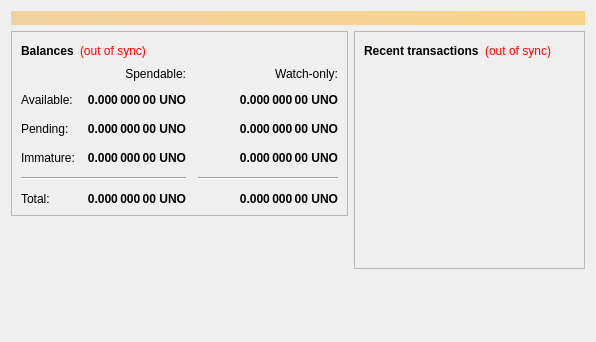
<?xml version="1.0" encoding="UTF-8"?>
<ui version="4.0">
 <class>OverviewPage</class>
 <widget class="QWidget" name="OverviewPage">
  <property name="geometry">
   <rect>
    <x>0</x>
    <y>0</y>
    <width>596</width>
    <height>342</height>
   </rect>
  </property>
  <property name="windowTitle">
   <string>Form</string>
  </property>
  <layout class="QVBoxLayout" name="topLayout">
   <item>
    <widget class="QLabel" name="labelAlerts">
     <property name="visible">
      <bool>false</bool>
     </property>
     <property name="styleSheet">
      <string notr="true">background-color: qlineargradient(x1: 0, y1: 0, x2: 1, y2: 0, stop:0 #F0D0A0, stop:1 #F8D488); color:#000000;</string>
     </property>
     <property name="wordWrap">
      <bool>true</bool>
     </property>
     <property name="margin">
      <number>3</number>
     </property>
    </widget>
   </item>
   <item>
    <layout class="QHBoxLayout" name="horizontalLayout" stretch="1,1">
     <item>
      <layout class="QVBoxLayout" name="verticalLayout_2">
       <item>
        <widget class="QFrame" name="frame">
         <property name="frameShape">
          <enum>QFrame::StyledPanel</enum>
         </property>
         <property name="frameShadow">
          <enum>QFrame::Raised</enum>
         </property>
         <layout class="QVBoxLayout" name="verticalLayout_4">
          <item>
           <layout class="QHBoxLayout" name="horizontalLayout_4">
            <item>
             <widget class="QLabel" name="label_5">
              <property name="font">
               <font>
                <weight>75</weight>
                <bold>true</bold>
               </font>
              </property>
              <property name="text">
               <string>Balances</string>
              </property>
             </widget>
            </item>
            <item>
             <widget class="QLabel" name="labelWalletStatus">
              <property name="cursor">
               <cursorShape>WhatsThisCursor</cursorShape>
              </property>
              <property name="toolTip">
               <string>The displayed information may be out of date. Your wallet automatically synchronizes with the Chikun network after a connection is established, but this process has not completed yet.</string>
              </property>
              <property name="styleSheet">
               <string notr="true">QLabel { color: red; }</string>
              </property>
              <property name="text">
               <string notr="true">(out of sync)</string>
              </property>
              <property name="alignment">
               <set>Qt::AlignLeading|Qt::AlignLeft|Qt::AlignVCenter</set>
              </property>
             </widget>
            </item>
            <item>
             <spacer name="horizontalSpacer_3">
              <property name="orientation">
               <enum>Qt::Horizontal</enum>
              </property>
              <property name="sizeHint" stdset="0">
               <size>
                <width>40</width>
                <height>20</height>
               </size>
              </property>
             </spacer>
            </item>
           </layout>
          </item>
          <item>
           <layout class="QGridLayout" name="gridLayout">
            <property name="spacing">
             <number>12</number>
            </property>
            <item row="2" column="2">
             <widget class="QLabel" name="labelWatchPending">
              <property name="font">
               <font>
                <weight>75</weight>
                <bold>true</bold>
               </font>
              </property>
              <property name="cursor">
               <cursorShape>IBeamCursor</cursorShape>
              </property>
              <property name="toolTip">
               <string>Unconfirmed transactions to watch-only addresses</string>
              </property>
              <property name="text">
               <string notr="true">0.000 000 00 UNO</string>
              </property>
              <property name="alignment">
               <set>Qt::AlignRight|Qt::AlignTrailing|Qt::AlignVCenter</set>
              </property>
              <property name="textInteractionFlags">
               <set>Qt::LinksAccessibleByMouse|Qt::TextSelectableByKeyboard|Qt::TextSelectableByMouse</set>
              </property>
             </widget>
            </item>
            <item row="2" column="1">
             <widget class="QLabel" name="labelUnconfirmed">
              <property name="font">
               <font>
                <weight>75</weight>
                <bold>true</bold>
               </font>
              </property>
              <property name="cursor">
               <cursorShape>IBeamCursor</cursorShape>
              </property>
              <property name="toolTip">
               <string>Total of transactions that have yet to be confirmed, and do not yet count toward the spendable balance</string>
              </property>
              <property name="text">
               <string notr="true">0.000 000 00 UNO</string>
              </property>
              <property name="alignment">
               <set>Qt::AlignRight|Qt::AlignTrailing|Qt::AlignVCenter</set>
              </property>
              <property name="textInteractionFlags">
               <set>Qt::LinksAccessibleByMouse|Qt::TextSelectableByKeyboard|Qt::TextSelectableByMouse</set>
              </property>
             </widget>
            </item>
            <item row="3" column="2">
             <widget class="QLabel" name="labelWatchImmature">
              <property name="font">
               <font>
                <weight>75</weight>
                <bold>true</bold>
               </font>
              </property>
              <property name="cursor">
               <cursorShape>IBeamCursor</cursorShape>
              </property>
              <property name="toolTip">
               <string>Mined balance in watch-only addresses that has not yet matured</string>
              </property>
              <property name="text">
               <string notr="true">0.000 000 00 UNO</string>
              </property>
              <property name="alignment">
               <set>Qt::AlignRight|Qt::AlignTrailing|Qt::AlignVCenter</set>
              </property>
              <property name="textInteractionFlags">
               <set>Qt::LinksAccessibleByMouse|Qt::TextSelectableByKeyboard|Qt::TextSelectableByMouse</set>
              </property>
             </widget>
            </item>
            <item row="4" column="0" colspan="2">
             <widget class="Line" name="line">
              <property name="orientation">
               <enum>Qt::Horizontal</enum>
              </property>
             </widget>
            </item>
            <item row="4" column="2">
             <widget class="Line" name="lineWatchBalance">
              <property name="sizePolicy">
               <sizepolicy hsizetype="Preferred" vsizetype="Fixed">
                <horstretch>0</horstretch>
                <verstretch>0</verstretch>
               </sizepolicy>
              </property>
              <property name="minimumSize">
               <size>
                <width>140</width>
                <height>0</height>
               </size>
              </property>
              <property name="orientation">
               <enum>Qt::Horizontal</enum>
              </property>
             </widget>
            </item>
            <item row="5" column="0">
             <widget class="QLabel" name="labelTotalText">
              <property name="text">
               <string>Total:</string>
              </property>
             </widget>
            </item>
            <item row="3" column="1">
             <widget class="QLabel" name="labelImmature">
              <property name="font">
               <font>
                <weight>75</weight>
                <bold>true</bold>
               </font>
              </property>
              <property name="cursor">
               <cursorShape>IBeamCursor</cursorShape>
              </property>
              <property name="toolTip">
               <string>Mined balance that has not yet matured</string>
              </property>
              <property name="text">
               <string notr="true">0.000 000 00 UNO</string>
              </property>
              <property name="alignment">
               <set>Qt::AlignRight|Qt::AlignTrailing|Qt::AlignVCenter</set>
              </property>
              <property name="textInteractionFlags">
               <set>Qt::LinksAccessibleByMouse|Qt::TextSelectableByKeyboard|Qt::TextSelectableByMouse</set>
              </property>
             </widget>
            </item>
            <item row="2" column="3">
             <spacer name="horizontalSpacer_2">
              <property name="orientation">
               <enum>Qt::Horizontal</enum>
              </property>
              <property name="sizeHint" stdset="0">
               <size>
                <width>40</width>
                <height>20</height>
               </size>
              </property>
             </spacer>
            </item>
            <item row="3" column="0">
             <widget class="QLabel" name="labelImmatureText">
              <property name="text">
               <string>Immature:</string>
              </property>
             </widget>
            </item>
            <item row="5" column="1">
             <widget class="QLabel" name="labelTotal">
              <property name="font">
               <font>
                <weight>75</weight>
                <bold>true</bold>
               </font>
              </property>
              <property name="cursor">
               <cursorShape>IBeamCursor</cursorShape>
              </property>
              <property name="toolTip">
               <string>Your current total balance</string>
              </property>
              <property name="text">
               <string notr="true">0.000 000 00 UNO</string>
              </property>
              <property name="alignment">
               <set>Qt::AlignRight|Qt::AlignTrailing|Qt::AlignVCenter</set>
              </property>
              <property name="textInteractionFlags">
               <set>Qt::LinksAccessibleByMouse|Qt::TextSelectableByKeyboard|Qt::TextSelectableByMouse</set>
              </property>
             </widget>
            </item>
            <item row="5" column="2">
             <widget class="QLabel" name="labelWatchTotal">
              <property name="font">
               <font>
                <weight>75</weight>
                <bold>true</bold>
               </font>
              </property>
              <property name="cursor">
               <cursorShape>IBeamCursor</cursorShape>
              </property>
              <property name="toolTip">
               <string>Current total balance in watch-only addresses</string>
              </property>
              <property name="text">
               <string notr="true">0.000 000 00 UNO</string>
              </property>
              <property name="alignment">
               <set>Qt::AlignRight|Qt::AlignTrailing|Qt::AlignVCenter</set>
              </property>
              <property name="textInteractionFlags">
               <set>Qt::LinksAccessibleByMouse|Qt::TextSelectableByKeyboard|Qt::TextSelectableByMouse</set>
              </property>
             </widget>
            </item>
            <item row="0" column="2">
             <widget class="QLabel" name="labelWatchonly">
              <property name="text">
               <string>Watch-only:</string>
              </property>
              <property name="alignment">
               <set>Qt::AlignRight|Qt::AlignTrailing|Qt::AlignVCenter</set>
              </property>
             </widget>
            </item>
            <item row="1" column="0">
             <widget class="QLabel" name="labelBalanceText">
              <property name="text">
               <string>Available:</string>
              </property>
             </widget>
            </item>
            <item row="1" column="1">
             <widget class="QLabel" name="labelBalance">
              <property name="font">
               <font>
                <weight>75</weight>
                <bold>true</bold>
               </font>
              </property>
              <property name="cursor">
               <cursorShape>IBeamCursor</cursorShape>
              </property>
              <property name="toolTip">
               <string>Your current spendable balance</string>
              </property>
              <property name="text">
               <string notr="true">0.000 000 00 UNO</string>
              </property>
              <property name="alignment">
               <set>Qt::AlignRight|Qt::AlignTrailing|Qt::AlignVCenter</set>
              </property>
              <property name="textInteractionFlags">
               <set>Qt::LinksAccessibleByMouse|Qt::TextSelectableByKeyboard|Qt::TextSelectableByMouse</set>
              </property>
             </widget>
            </item>
            <item row="1" column="2">
             <widget class="QLabel" name="labelWatchAvailable">
              <property name="font">
               <font>
                <weight>75</weight>
                <bold>true</bold>
               </font>
              </property>
              <property name="cursor">
               <cursorShape>IBeamCursor</cursorShape>
              </property>
              <property name="toolTip">
               <string>Your current balance in watch-only addresses</string>
              </property>
              <property name="text">
               <string notr="true">0.000 000 00 UNO</string>
              </property>
              <property name="alignment">
               <set>Qt::AlignRight|Qt::AlignTrailing|Qt::AlignVCenter</set>
              </property>
              <property name="textInteractionFlags">
               <set>Qt::LinksAccessibleByMouse|Qt::TextSelectableByKeyboard|Qt::TextSelectableByMouse</set>
              </property>
             </widget>
            </item>
            <item row="2" column="0">
             <widget class="QLabel" name="labelPendingText">
              <property name="text">
               <string>Pending:</string>
              </property>
             </widget>
            </item>
            <item row="0" column="1">
             <widget class="QLabel" name="labelSpendable">
              <property name="text">
               <string>Spendable:</string>
              </property>
              <property name="alignment">
               <set>Qt::AlignRight|Qt::AlignTrailing|Qt::AlignVCenter</set>
              </property>
             </widget>
            </item>
           </layout>
          </item>
         </layout>
        </widget>
       </item>
       <item>
        <spacer name="verticalSpacer">
         <property name="orientation">
          <enum>Qt::Vertical</enum>
         </property>
         <property name="sizeHint" stdset="0">
          <size>
           <width>20</width>
           <height>40</height>
          </size>
         </property>
        </spacer>
       </item>
      </layout>
     </item>
     <item>
      <layout class="QVBoxLayout" name="verticalLayout_3">
       <item>
        <widget class="QFrame" name="frame_2">
         <property name="frameShape">
          <enum>QFrame::StyledPanel</enum>
         </property>
         <property name="frameShadow">
          <enum>QFrame::Raised</enum>
         </property>
         <layout class="QVBoxLayout" name="verticalLayout">
          <item>
           <layout class="QHBoxLayout" name="horizontalLayout_2">
            <item>
             <widget class="QLabel" name="label_4">
              <property name="font">
               <font>
                <weight>75</weight>
                <bold>true</bold>
               </font>
              </property>
              <property name="text">
               <string>Recent transactions</string>
              </property>
             </widget>
            </item>
            <item>
             <widget class="QLabel" name="labelTransactionsStatus">
              <property name="cursor">
               <cursorShape>WhatsThisCursor</cursorShape>
              </property>
              <property name="toolTip">
               <string>The displayed information may be out of date. Your wallet automatically synchronizes with the Chikun network after a connection is established, but this process has not completed yet.</string>
              </property>
              <property name="styleSheet">
               <string notr="true">QLabel { color: red; }</string>
              </property>
              <property name="text">
               <string notr="true">(out of sync)</string>
              </property>
              <property name="alignment">
               <set>Qt::AlignRight|Qt::AlignTrailing|Qt::AlignVCenter</set>
              </property>
             </widget>
            </item>
            <item>
             <spacer name="horizontalSpacer">
              <property name="orientation">
               <enum>Qt::Horizontal</enum>
              </property>
              <property name="sizeHint" stdset="0">
               <size>
                <width>40</width>
                <height>20</height>
               </size>
              </property>
             </spacer>
            </item>
           </layout>
          </item>
          <item>
           <widget class="QListView" name="listTransactions">
            <property name="styleSheet">
             <string notr="true">QListView { background: transparent; }</string>
            </property>
            <property name="frameShape">
             <enum>QFrame::NoFrame</enum>
            </property>
            <property name="verticalScrollBarPolicy">
             <enum>Qt::ScrollBarAlwaysOff</enum>
            </property>
            <property name="horizontalScrollBarPolicy">
             <enum>Qt::ScrollBarAlwaysOff</enum>
            </property>
            <property name="selectionMode">
             <enum>QAbstractItemView::NoSelection</enum>
            </property>
           </widget>
          </item>
         </layout>
        </widget>
       </item>
       <item>
        <spacer name="verticalSpacer_2">
         <property name="orientation">
          <enum>Qt::Vertical</enum>
         </property>
         <property name="sizeHint" stdset="0">
          <size>
           <width>20</width>
           <height>40</height>
          </size>
         </property>
        </spacer>
       </item>
      </layout>
     </item>
    </layout>
   </item>
  </layout>
 </widget>
 <resources/>
 <connections/>
</ui>
